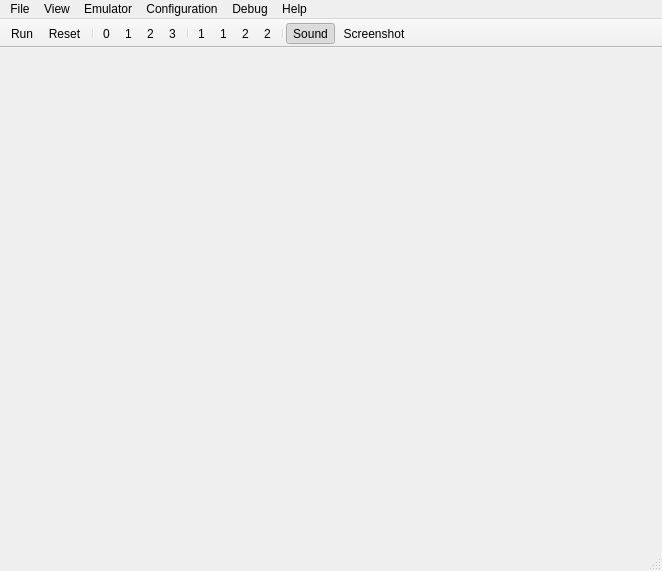
<?xml version="1.0" encoding="UTF-8"?>
<ui version="4.0">
 <class>MainWindow</class>
 <widget class="QMainWindow" name="MainWindow">
  <property name="geometry">
   <rect>
    <x>0</x>
    <y>0</y>
    <width>662</width>
    <height>571</height>
   </rect>
  </property>
  <property name="windowTitle">
   <string>MainWindow</string>
  </property>
  <widget class="QWidget" name="centralWidget"/>
  <widget class="QMenuBar" name="menuBar">
   <property name="geometry">
    <rect>
     <x>0</x>
     <y>0</y>
     <width>662</width>
     <height>26</height>
    </rect>
   </property>
   <widget class="QMenu" name="menuFile">
    <property name="title">
     <string>File</string>
    </property>
    <addaction name="actionSaveStateImage"/>
    <addaction name="actionLoadStateImage"/>
    <addaction name="separator"/>
    <addaction name="actionFileScreenshot"/>
    <addaction name="actionFileScreenshotAs"/>
    <addaction name="actionFileScreenshotToClipboard"/>
    <addaction name="actionFileScreenToClipboard"/>
    <addaction name="separator"/>
    <addaction name="actionScriptRun"/>
    <addaction name="separator"/>
    <addaction name="actionFileExit"/>
   </widget>
   <widget class="QMenu" name="menuEmulator">
    <property name="title">
     <string>Emulator</string>
    </property>
    <addaction name="actionEmulatorRun"/>
    <addaction name="actionEmulatorReset"/>
    <addaction name="separator"/>
    <addaction name="actionSoundEnabled"/>
    <addaction name="separator"/>
   </widget>
   <widget class="QMenu" name="menuDrives">
    <property name="title">
     <string>Configuration</string>
    </property>
    <addaction name="actionDrivesFloppy0"/>
    <addaction name="actionDrivesFloppy1"/>
    <addaction name="actionDrivesFloppy2"/>
    <addaction name="actionDrivesFloppy3"/>
    <addaction name="separator"/>
    <addaction name="actionDrivesCartridge1"/>
    <addaction name="actionDrivesHard1"/>
    <addaction name="actionDrivesCartridge2"/>
    <addaction name="actionDrivesHard2"/>
   </widget>
   <widget class="QMenu" name="menuHelp">
    <property name="title">
     <string>Help</string>
    </property>
    <addaction name="actionHelpAbout"/>
   </widget>
   <widget class="QMenu" name="menuDebug">
    <property name="title">
     <string>Debug</string>
    </property>
    <addaction name="actionDebugConsoleView"/>
    <addaction name="separator"/>
    <addaction name="actionDebugDebugView"/>
    <addaction name="actionDebugDisasmView"/>
    <addaction name="actionDebugMemoryView"/>
    <addaction name="separator"/>
    <addaction name="actionDebugStepInto"/>
    <addaction name="actionDebugStepOver"/>
   </widget>
   <widget class="QMenu" name="menuView">
    <property name="title">
     <string>View</string>
    </property>
    <addaction name="actionViewKeyboard"/>
    <addaction name="separator"/>
    <addaction name="actionViewRgbScreen"/>
    <addaction name="actionViewGrbScreen"/>
    <addaction name="actionViewGrayscaleScreen"/>
    <addaction name="separator"/>
    <addaction name="actionViewSizeRegular"/>
    <addaction name="actionViewSizeUpscaled"/>
    <addaction name="actionViewSizeDoubleInterlaced"/>
    <addaction name="actionViewSizeDouble"/>
    <addaction name="actionViewSizeUpscaled3"/>
    <addaction name="actionViewSizeUpscaled4"/>
    <addaction name="actionViewSizeUpscaled175"/>
    <addaction name="actionViewSizeUpscaled5"/>
   </widget>
   <addaction name="menuFile"/>
   <addaction name="menuView"/>
   <addaction name="menuEmulator"/>
   <addaction name="menuDrives"/>
   <addaction name="menuDebug"/>
   <addaction name="menuHelp"/>
  </widget>
  <widget class="QToolBar" name="mainToolBar">
   <property name="movable">
    <bool>false</bool>
   </property>
   <property name="allowedAreas">
    <set>Qt::TopToolBarArea</set>
   </property>
   <property name="iconSize">
    <size>
     <width>16</width>
     <height>16</height>
    </size>
   </property>
   <property name="toolButtonStyle">
    <enum>Qt::ToolButtonTextBesideIcon</enum>
   </property>
   <property name="floatable">
    <bool>false</bool>
   </property>
   <attribute name="toolBarArea">
    <enum>TopToolBarArea</enum>
   </attribute>
   <attribute name="toolBarBreak">
    <bool>false</bool>
   </attribute>
   <addaction name="actionEmulatorRun"/>
   <addaction name="actionEmulatorReset"/>
   <addaction name="separator"/>
   <addaction name="actionDrivesFloppy0"/>
   <addaction name="actionDrivesFloppy1"/>
   <addaction name="actionDrivesFloppy2"/>
   <addaction name="actionDrivesFloppy3"/>
   <addaction name="separator"/>
   <addaction name="actionDrivesCartridge1"/>
   <addaction name="actionDrivesHard1"/>
   <addaction name="actionDrivesCartridge2"/>
   <addaction name="actionDrivesHard2"/>
   <addaction name="separator"/>
   <addaction name="actionSoundEnabled"/>
   <addaction name="actionFileScreenshot"/>
  </widget>
  <widget class="QStatusBar" name="statusBar"/>
  <action name="actionFileExit">
   <property name="text">
    <string>Exit</string>
   </property>
  </action>
  <action name="actionEmulatorRun">
   <property name="checkable">
    <bool>true</bool>
   </property>
   <property name="icon">
    <iconset resource="QtUkncBtl.qrc">
     <normaloff>:/images/iconRun.png</normaloff>:/images/iconRun.png</iconset>
   </property>
   <property name="text">
    <string>Run</string>
   </property>
   <property name="shortcut">
    <string>F9</string>
   </property>
  </action>
  <action name="actionEmulatorReset">
   <property name="icon">
    <iconset resource="QtUkncBtl.qrc">
     <normaloff>:/images/iconReset.png</normaloff>:/images/iconReset.png</iconset>
   </property>
   <property name="text">
    <string>Reset</string>
   </property>
  </action>
  <action name="actionHelpAboutQt">
   <property name="text">
    <string>About Qt</string>
   </property>
  </action>
  <action name="actionDrivesFloppy0">
   <property name="checkable">
    <bool>false</bool>
   </property>
   <property name="icon">
    <iconset resource="QtUkncBtl.qrc">
     <normaloff>:/images/iconFloppySlot.png</normaloff>
     <normalon>:/images/iconFloppy.png</normalon>:/images/iconFloppySlot.png</iconset>
   </property>
   <property name="text">
    <string>Floppy MZ0:</string>
   </property>
   <property name="iconText">
    <string>0</string>
   </property>
  </action>
  <action name="actionDrivesFloppy1">
   <property name="checkable">
    <bool>false</bool>
   </property>
   <property name="icon">
    <iconset resource="QtUkncBtl.qrc">
     <normaloff>:/images/iconFloppySlot.png</normaloff>
     <normalon>:/images/iconFloppy.png</normalon>:/images/iconFloppySlot.png</iconset>
   </property>
   <property name="text">
    <string>Floppy MZ1:</string>
   </property>
   <property name="iconText">
    <string>1</string>
   </property>
  </action>
  <action name="actionDrivesFloppy2">
   <property name="checkable">
    <bool>false</bool>
   </property>
   <property name="icon">
    <iconset resource="QtUkncBtl.qrc">
     <normaloff>:/images/iconFloppySlot.png</normaloff>
     <normalon>:/images/iconFloppy.png</normalon>:/images/iconFloppySlot.png</iconset>
   </property>
   <property name="text">
    <string>Floppy MZ2:</string>
   </property>
   <property name="iconText">
    <string>2</string>
   </property>
  </action>
  <action name="actionDrivesFloppy3">
   <property name="checkable">
    <bool>false</bool>
   </property>
   <property name="icon">
    <iconset resource="QtUkncBtl.qrc">
     <normaloff>:/images/iconFloppySlot.png</normaloff>
     <normalon>:/images/iconFloppy.png</normalon>:/images/iconFloppySlot.png</iconset>
   </property>
   <property name="text">
    <string>Floppy MZ3:</string>
   </property>
   <property name="iconText">
    <string>3</string>
   </property>
  </action>
  <action name="actionDrivesCartridge1">
   <property name="checkable">
    <bool>false</bool>
   </property>
   <property name="icon">
    <iconset resource="QtUkncBtl.qrc">
     <normaloff>:/images/iconCartridgeSlot.png</normaloff>
     <normalon>:/images/iconCartridge.png</normalon>:/images/iconCartridgeSlot.png</iconset>
   </property>
   <property name="text">
    <string>Cartridge 1</string>
   </property>
   <property name="iconText">
    <string>1</string>
   </property>
  </action>
  <action name="actionDrivesHard1">
   <property name="checkable">
    <bool>false</bool>
   </property>
   <property name="icon">
    <iconset resource="QtUkncBtl.qrc">
     <normaloff>:/images/iconHddSlot.png</normaloff>:/images/iconHddSlot.png</iconset>
   </property>
   <property name="text">
    <string>Hard Drive 1</string>
   </property>
   <property name="iconText">
    <string>1</string>
   </property>
  </action>
  <action name="actionDrivesCartridge2">
   <property name="checkable">
    <bool>false</bool>
   </property>
   <property name="icon">
    <iconset resource="QtUkncBtl.qrc">
     <normaloff>:/images/iconCartridgeSlot.png</normaloff>
     <normalon>:/images/iconCartridge.png</normalon>:/images/iconCartridgeSlot.png</iconset>
   </property>
   <property name="text">
    <string>Cartridge 2</string>
   </property>
   <property name="iconText">
    <string>2</string>
   </property>
  </action>
  <action name="actionDrivesHard2">
   <property name="checkable">
    <bool>false</bool>
   </property>
   <property name="icon">
    <iconset resource="QtUkncBtl.qrc">
     <normaloff>:/images/iconHddSlot.png</normaloff>:/images/iconHddSlot.png</iconset>
   </property>
   <property name="text">
    <string>Hard Drive 2</string>
   </property>
   <property name="iconText">
    <string>2</string>
   </property>
  </action>
  <action name="actionFileScreenshot">
   <property name="icon">
    <iconset resource="QtUkncBtl.qrc">
     <normaloff>:/images/iconScreenshot.png</normaloff>:/images/iconScreenshot.png</iconset>
   </property>
   <property name="text">
    <string>Screenshot</string>
   </property>
   <property name="iconText">
    <string>Screenshot</string>
   </property>
  </action>
  <action name="actionDebugStepInto">
   <property name="icon">
    <iconset resource="QtUkncBtl.qrc">
     <normaloff>:/images/iconStepInto.png</normaloff>:/images/iconStepInto.png</iconset>
   </property>
   <property name="text">
    <string>Step Into</string>
   </property>
   <property name="shortcut">
    <string>F7</string>
   </property>
  </action>
  <action name="actionDebugStepOver">
   <property name="icon">
    <iconset resource="QtUkncBtl.qrc">
     <normaloff>:/images/iconStepOver.png</normaloff>:/images/iconStepOver.png</iconset>
   </property>
   <property name="text">
    <string>Step Over</string>
   </property>
   <property name="shortcut">
    <string>F8</string>
   </property>
  </action>
  <action name="actionDebugDebugView">
   <property name="checkable">
    <bool>true</bool>
   </property>
   <property name="text">
    <string>Processor View</string>
   </property>
  </action>
  <action name="actionDebugDisasmView">
   <property name="checkable">
    <bool>true</bool>
   </property>
   <property name="text">
    <string>Disasm View</string>
   </property>
  </action>
  <action name="actionDebugMemoryView">
   <property name="checkable">
    <bool>true</bool>
   </property>
   <property name="text">
    <string>Memory View</string>
   </property>
  </action>
  <action name="actionDebugConsoleView">
   <property name="checkable">
    <bool>true</bool>
   </property>
   <property name="text">
    <string>Debug Views</string>
   </property>
  </action>
  <action name="actionViewRgbScreen">
   <property name="checkable">
    <bool>true</bool>
   </property>
   <property name="text">
    <string>RGB Screen</string>
   </property>
  </action>
  <action name="actionViewGrayscaleScreen">
   <property name="checkable">
    <bool>true</bool>
   </property>
   <property name="text">
    <string>Grayscale Screen</string>
   </property>
  </action>
  <action name="actionHelpAbout">
   <property name="text">
    <string>About</string>
   </property>
  </action>
  <action name="actionViewSizeRegular">
   <property name="checkable">
    <bool>true</bool>
   </property>
   <property name="text">
    <string>640 x 288 Standard</string>
   </property>
  </action>
  <action name="actionViewSizeUpscaled">
   <property name="checkable">
    <bool>true</bool>
   </property>
   <property name="text">
    <string>640 x 432 Upscaled to 1.5</string>
   </property>
  </action>
  <action name="actionViewSizeDouble">
   <property name="checkable">
    <bool>true</bool>
   </property>
   <property name="text">
    <string>640 x 576 Doubled</string>
   </property>
  </action>
  <action name="actionSoundEnabled">
   <property name="checkable">
    <bool>true</bool>
   </property>
   <property name="checked">
    <bool>true</bool>
   </property>
   <property name="icon">
    <iconset resource="QtUkncBtl.qrc">
     <normaloff>:/images/iconSound.png</normaloff>:/images/iconSound.png</iconset>
   </property>
   <property name="text">
    <string>Sound Enabled</string>
   </property>
   <property name="iconText">
    <string>Sound</string>
   </property>
  </action>
  <action name="actionScriptRun">
   <property name="text">
    <string>Run Script...</string>
   </property>
  </action>
  <action name="actionViewSizeUpscaled3">
   <property name="checkable">
    <bool>true</bool>
   </property>
   <property name="text">
    <string>960 x 576 Interlaced</string>
   </property>
  </action>
  <action name="actionViewSizeUpscaled5">
   <property name="checkable">
    <bool>true</bool>
   </property>
   <property name="text">
    <string>1280 x 864 Interlaced</string>
   </property>
  </action>
  <action name="actionSaveStateImage">
   <property name="text">
    <string>Save State...</string>
   </property>
  </action>
  <action name="actionLoadStateImage">
   <property name="text">
    <string>Load State...</string>
   </property>
  </action>
  <action name="actionViewKeyboard">
   <property name="checkable">
    <bool>true</bool>
   </property>
   <property name="checked">
    <bool>true</bool>
   </property>
   <property name="text">
    <string>Keyboard</string>
   </property>
  </action>
  <action name="actionFileScreenshotAs">
   <property name="text">
    <string>Save Screenshot as...</string>
   </property>
  </action>
  <action name="actionViewGrbScreen">
   <property name="checkable">
    <bool>true</bool>
   </property>
   <property name="text">
    <string>GRB Screen</string>
   </property>
  </action>
  <action name="actionViewSizeDoubleInterlaced">
   <property name="checkable">
    <bool>true</bool>
   </property>
   <property name="text">
    <string>640 x 576 Interlaced</string>
   </property>
  </action>
  <action name="actionViewSizeUpscaled175">
   <property name="checkable">
    <bool>true</bool>
   </property>
   <property name="text">
    <string>1120 x 864 Interlaced</string>
   </property>
  </action>
  <action name="actionViewSizeUpscaled4">
   <property name="checkable">
    <bool>true</bool>
   </property>
   <property name="text">
    <string>960 x 720 4:3</string>
   </property>
  </action>
  <action name="actionFileScreenshotToClipboard">
   <property name="text">
    <string>Screenshot to Clipboard</string>
   </property>
  </action>
  <action name="actionFileScreenToClipboard">
   <property name="text">
    <string>Screen Text to Clipboard</string>
   </property>
  </action>
 </widget>
 <layoutdefault spacing="6" margin="11"/>
 <resources>
  <include location="QtUkncBtl.qrc"/>
 </resources>
 <connections/>
</ui>
